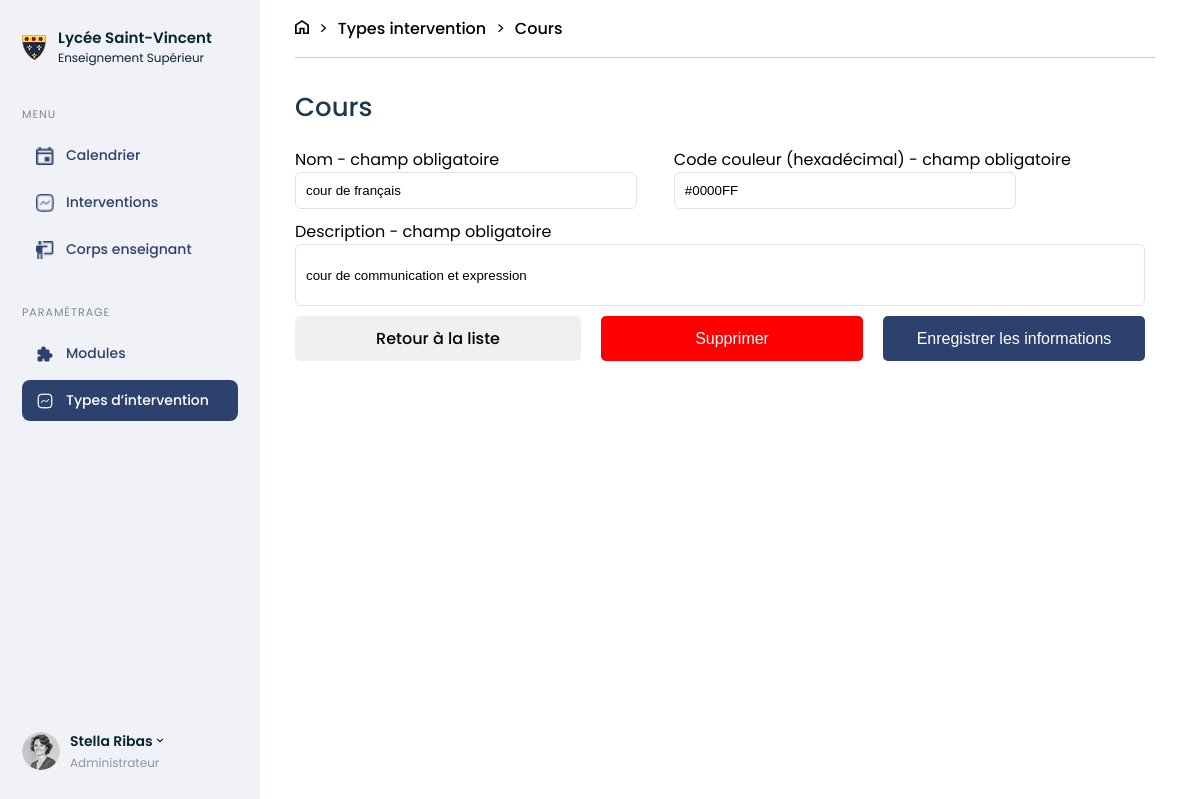
The page /fiche_intervention.php?id=4 on the database as committed earlier.
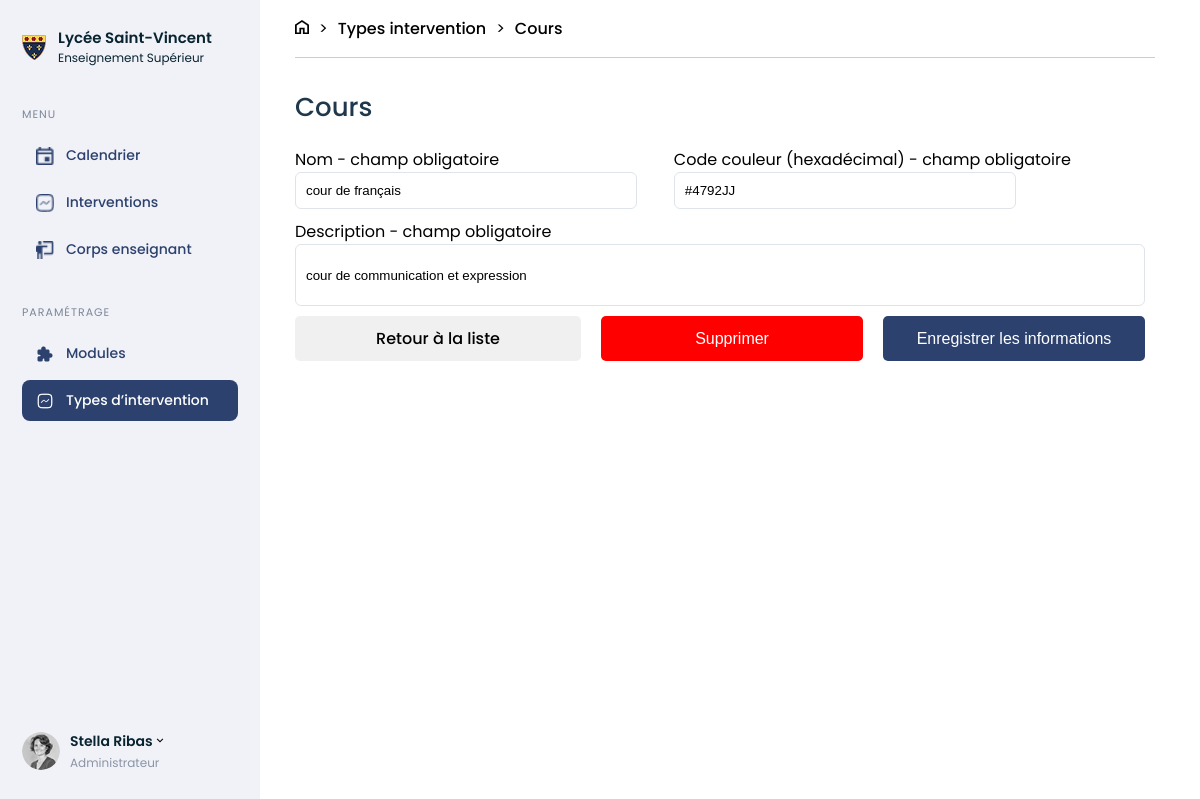
The same page on the database as committed later.
### tables this page shows
CREATE TABLE `intervention_type` (
  `id` int(11) NOT NULL,
  `name` varchar(255) NOT NULL,
  `description` text NOT NULL,
  `color` varchar(20) NOT NULL
);

### database/User_database.php (called while the page is built, shortened)
<?php
function infos_intervention_type($con, $id){
    $requete = $con->prepare("SELECT name, description, color FROM intervention_type WHERE id=:id");
    $requete->bindParam(':id', $id);
    $requete->execute();
    $contenu = $requete->fetchAll(\PDO::FETCH_ASSOC);
    return $contenu[0];
}

### public/Fiche_intervention.php (the view, shortened to what this page needs)
<?php
require_once 'inclus/Header.php';
require_once 'inclus/Connexion.php';
require_once '../database/User_database.php';
$active='types';?>
<body>
    <nav>
        <?php require_once('inclus/Menu_gestion_licence.php'); ?>
    </nav>
    <section class="intervention-type page">
        <div class="breadcrumb">
            <a href="Calendrier.php"><img src="assets/home.png" alt=""></a>
            <p>></p>
            <a href="Type_intervention.php">Types intervention</a>
            <p>></p>
            <a href="#">Cours</a>
        </div>
    <?php
    if (isset($_GET['id'])) {
        $id = htmlspecialchars($_GET['id']);
        $contenu = infos_intervention_type($con, $id);
    }
    ?>
    <section class="intervention_sheet">
        <h3>Cours</h3>
        <form action="" method="post">
            <div class="form-align">
                <div>
                    <label for="" name="name" require>Nom - champ obligatoire</label>
                    <input type="text" name="name" value="<?php echo $contenu['name']?>">
                </div>
                <div>
                    <label for="" name="color" require>Code couleur (hexadécimal) - champ obligatoire</label>
                    <input type="text" name="color" value="<?php echo $contenu['color']?>">
                </div>
            </div>
            <div class="desc_form_update">
                <label for="" name="description" require>Description - champ obligatoire</label>
                <input class="input_desc" type="text" name="description" value="<?php echo $contenu['description']?>">
            </div>
            <div class="button-intervention">
                <a href="Type_intervention.php" class="grey-button selection">Retour à la liste</a>
                <button type="button" command="show-modal" commandfor="supp" class="red-button selection">Supprimer</button>
                <button type="submit" class="blue-button selection">Enregistrer les informations</button>
            </div>
        </form>
    </section>
</body>
</html>

Rows that differ between the two databases and show on the page:
changed intervention_type "cour de français": color "#0000FF" → "#4792JJ"
